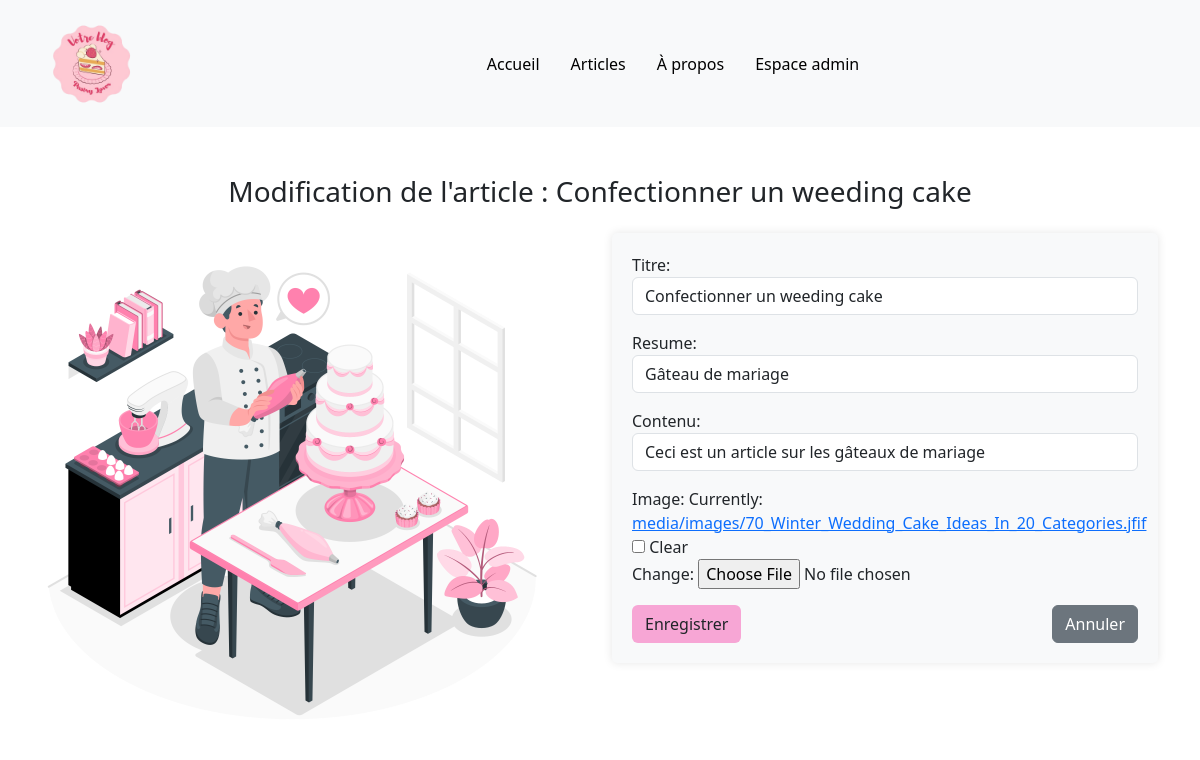
The page /editarticle/8/ on the database its author committed.
### articles/models.py (models this page shows, shortened)
class Article(models.Model):
    titre= models.CharField(max_length=150)
    auteur = models.ForeignKey(User, on_delete=models.CASCADE)
    resume = models.CharField(max_length=250)
    contenu = models.TextField(blank=True)
    dateDePublication = models.DateField(auto_now_add=True)
    image = models.ImageField(upload_to='media/images/', blank=True, null=True)

### articles/views.py (the view)
# urls.py: path("editarticle/<int:id>/", modifier_article, name="update"),
def modifier_article(request, id):
    article = get_object_or_404(Article, id=id)
    if request.method == 'POST':
        edit_form = ArticleForm(request.POST, request.FILES, instance = article)
        if edit_form.is_valid():
            edit_form.save()
            return redirect('useradmin')
    else:
        edit_form = ArticleForm(instance=article)
    return render(request, 'edit_article.html', {'edit_form': edit_form, 'article': article})

### articles/forms.py
class ArticleForm(forms.ModelForm):
    class Meta:
        model = Article
        fields =['titre', 'resume', 'contenu', 'image']
        widgets = {
            'titre' : forms.TextInput(attrs = {'class': 'form-control'}),
            'resume' : forms.TextInput(attrs={'class': 'form-control'}),
            'contenu' : forms.TextInput(attrs={'class': 'form-control'}),
        }

### template/edit_article.html (shortened to what this page needs)
<!DOCTYPE html>
<html lang="en">
<head>
    {% load static %}
    <link rel="stylesheet" href="{% static 'css/styles.css' %}">
    <link href="https://cdn.jsdelivr.net/npm/bootstrap@5.3.3/dist/css/bootstrap.min.css" rel="stylesheet">
</head>
<body>
    <header>
        <nav class="navbar navbar-expand-lg bg-body-tertiary">
            <div class="container-fluid">
                <a class="navbar-brand" href="#">
                    <img src="{% static 'images/logo.png' %}" alt="Logo" width="100" height="100" class="d-inline-block align-text-top">
                </a>
                <div class="collapse navbar-collapse" id="navbarSupportedContent">
                    <ul class="navbar-nav me-auto mb-2 mb-lg-0">
                        <li class="nav-item">
                            <a class="nav-link active" aria-current="page" href="#">Accueil</a>
                        </li>
                        <li class="nav-item">
                            <a class="nav-link active" href="#">Articles</a>
                        </li>
                        <li class="nav-item">
                            <a class="nav-link active" href="#">À propos</a>
                        </li>
                        <li class="nav-item">
                            <a class="nav-link active" href="{% url 'useradmin' %}">Espace admin</a>
                        </li>
                    </ul>
                </div>
            </div>
        </nav>
    </header>
    <div class="container mt-5">
        <h3 class="text-center mb-4">Modification de l'article : {{ article.titre }}</h3>
        <div class="row">
            <div class="col-md-6">
                <img src="{% static 'images/y.png' %}" alt="Image d'illustration" class="img-fluid rounded">
            </div>
            <div class="col-md-6">
                <div class="custom-form1">
                    <form method="POST" enctype="multipart/form-data" action="{% url 'update' article.id %}">
                        {{ edit_form.as_p }}
                        <div class="d-flex justify-content-between mt-3">
                            <button type="submit" class="btn " style="background-color: #f7a6d5;">Enregistrer</button>
                            <button type="button" class="btn btn-secondary" onclick="window.history.back();">Annuler</button>
                        </div>
                    </form>
                </div>
            </div>
        </div>
    </div>
</body>
</html>

### static/css/styles.css (style rules this page uses)
.navbar-nav { display: flex; margin-left: auto; justify-content: center; gap: 15px; }
.nav-link { border-radius: 20px; padding: 10px 20px; transition: background-color 0.3s ease, box-shadow 0.3s ease; }
.navbar-brand { margin-left: 30px; }
.navbar-brand img { width: 100px; height: auto; }
h3 { color: #333; margin-bottom: 20px; }
img { max-height: 500px; object-fit: cover; }
.custom-form1 { padding: 20px; background-color: #f8f9fa; border-radius: 5px; box-shadow: 0 0 10px rgba(0, 0, 0, 0.1); }

### rows shown on the page
Article: titre "Confectionner un weeding cake", resume "Gâteau de mariage", contenu "Ceci est un article sur les gâteaux de mariage"
